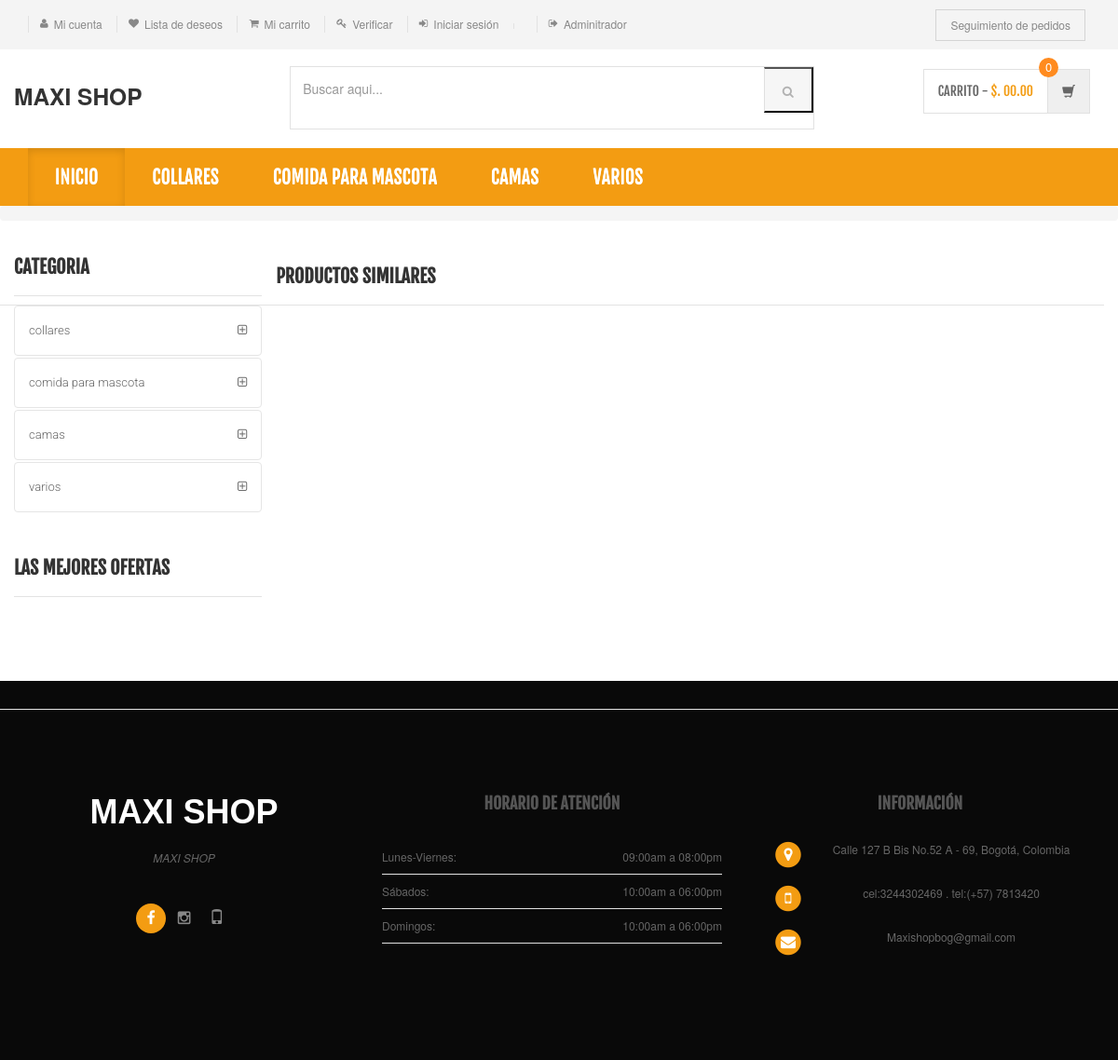
Page /product-details.php on the committed database.
### tables this page shows
CREATE TABLE `category` (
  `id` int(11) NOT NULL,
  `categoryName` varchar(255) DEFAULT NULL,
  `categoryDescription` longtext DEFAULT NULL,
  `creationDate` timestamp NOT NULL DEFAULT current_timestamp(),
  `updationDate` varchar(255) DEFAULT NULL
);

### product-details.php (the view, shortened to what this page needs)
<?php
include('includes/config.php');
?>
<!DOCTYPE html>
<html lang="es">
	<head>
	    <link rel="stylesheet" href="assets/css/bootstrap.min.css">
	    <link rel="stylesheet" href="assets/css/main.css">
		<link rel="stylesheet" href="assets/css/orange.css">
	    <link rel="stylesheet" href="assets/css/owl.carousel.css">
		<link rel="stylesheet" href="assets/css/owl.transitions.css">
		<link href="assets/css/lightbox.css" rel="stylesheet">
		<link rel="stylesheet" href="assets/css/animate.min.css">
		<link rel="stylesheet" href="assets/css/rateit.css">
		<link rel="stylesheet" href="assets/css/bootstrap-select.min.css">
		<link rel="stylesheet" href="assets/css/config.css">
        <link href="assets/css/orange.css" rel="alternate stylesheet" title="Orange color">
		<link rel="stylesheet" href="assets/css/font-awesome.min.css">
        <link href="assets/css/animate.css/animate.min.css" rel="stylesheet">
        <link href="assets/css/animate.css/bootstrap/css/bootstrap.min.css" rel="stylesheet">
        <link href="assets/css/animate.css/bootstrap-icons/bootstrap-icons.css" rel="stylesheet">
        <link href="asset/css/animate.css/boxicons.min.css" rel="stylesheet">
        <link href="assets/css/animate.css/glightbox/css/glightbox.min.css" rel="stylesheet">
        <link href="assets/css/animate.css/swiper-bundle.min.css" rel="stylesheet">
		<link rel="stylesheet" href="css/stilo.css">
		<link rel="stylesheet" href="css/stilo.css">
	</head>
    <body class="cnt-home">
<header class="header-style-1">
<?php include('includes/top-header.php');?>
<?php include('includes/main-header.php');?>
<?php include('includes/menu-bar.php');?>
</header>
<div class="breadcrumb">
</div>
<div class="body-content outer-top-xs">
	<div class='container'>
		<div class='row single-product outer-bottom-sm '>
			<div class='col-md-3 sidebar'>
				<div class="sidebar-module-container">
<div class="sidebar-widget outer-bottom-xs wow fadeInUp">
	<h3 class="section-title">Categoria</h3>
	<div class="sidebar-widget-body m-t-10">
		<div class="accordion">
		            <?php $sql=mysqli_query($con,"select id,categoryName  from category");
while($row=mysqli_fetch_array($sql))
{
    ?>
	    	<div class="accordion-group">
	            <div class="accordion-heading">
	                <a href="category.php?cid=<?php echo $row['id'];?>"  class="accordion-toggle collapsed">
	                   <?php echo $row['categoryName'];?>
	                </a>
	            </div>
	        </div>
	        <?php } ?>
	    </div>
	</div>
</div>
<div class="sidebar-widget hot-deals wow fadeInUp">
	<h3 class="section-title">LAS MEJORES OFERTAS</h3>
</div>
				</div>
			</div>
<section class="section featured-product wow fadeInUp">
	<h3 class="section-title">Productos similares </h3>
</section>
			</div>
		</div>
</div>
<?php include('includes/footer.php');?>
</body>
</html>

### includes/menu-bar.php (shortened to what this page needs)
<div class="header-nav animate-dropdown">
    <div class="container">
        <div class="yamm navbar navbar-default " role="navigation">
            <div class="nav-bg-class">
                <div class="navbar-collapse collapse" id="mc-horizontal-menu-collapse">
	<div class="nav-outer">
		<ul class="nav navbar-nav">
			<li class="active dropdown yamm-fw">
				<a  data-hover="dropdown" href="index.php"  class="">Inicio</a>
			</li>
              <?php $sql=mysqli_query($con,"select id,categoryName  from category limit 6");
while($row=mysqli_fetch_array($sql))
{
    ?>
			<li class="dropdown yamm">
				<a href="category.php?cid=<?php echo $row['id'];?>"> <?php echo $row['categoryName'];?></a>
			</li>
			<?php } ?>
		</ul>
		<div class="clearfix"></div>
	</div>
</div>
            </div>
        </div>
    </div>
</div>

### assets/css/orange.css (style rules this page uses)
a { color: #f39c12; }
.header-style-1 .header-nav { background: #f39c12; }
.cnt-home .header-style-1 .header-nav .navbar .navbar-nav > li.active { background: #f39c12; }
.sidebar .sidebar-module-container .sidebar-widget .sidebar-widget-body .accordion .accordion-group .accordion-heading .accordion-toggle, .sidebar .sidebar-module-container .sidebar-widget .sidebar-widget-body .accordion .accordion-group .accordion-heading .accordion-toggle:hover, .sidebar .sidebar-module-container .sidebar-widget .sidebar-widget-body .accordion .accordion-group .accordion-heading .accordion-toggle:focus, .sidebar .sidebar-module-container .sidebar-widget .sidebar-widget-body .accordion .accordion-group .accordion-heading .accordion-toggle:after { color: #f39c12; }

### assets/css/lightbox.css (style rules this page uses)
body:after { content: url(../images/close.png) url(../images/loading.gif) url(../images/prev.png) url(../images/next.png); display: none; }

### rows in the picture
category: categoryName "COLLARES", categoryName "collares"
category: categoryName "COMIDA PARA MASCOTA", categoryName "comida para mascota"
category: categoryName "CAMAS", categoryName "camas"
category: categoryName "VARIOS", categoryName "varios"
